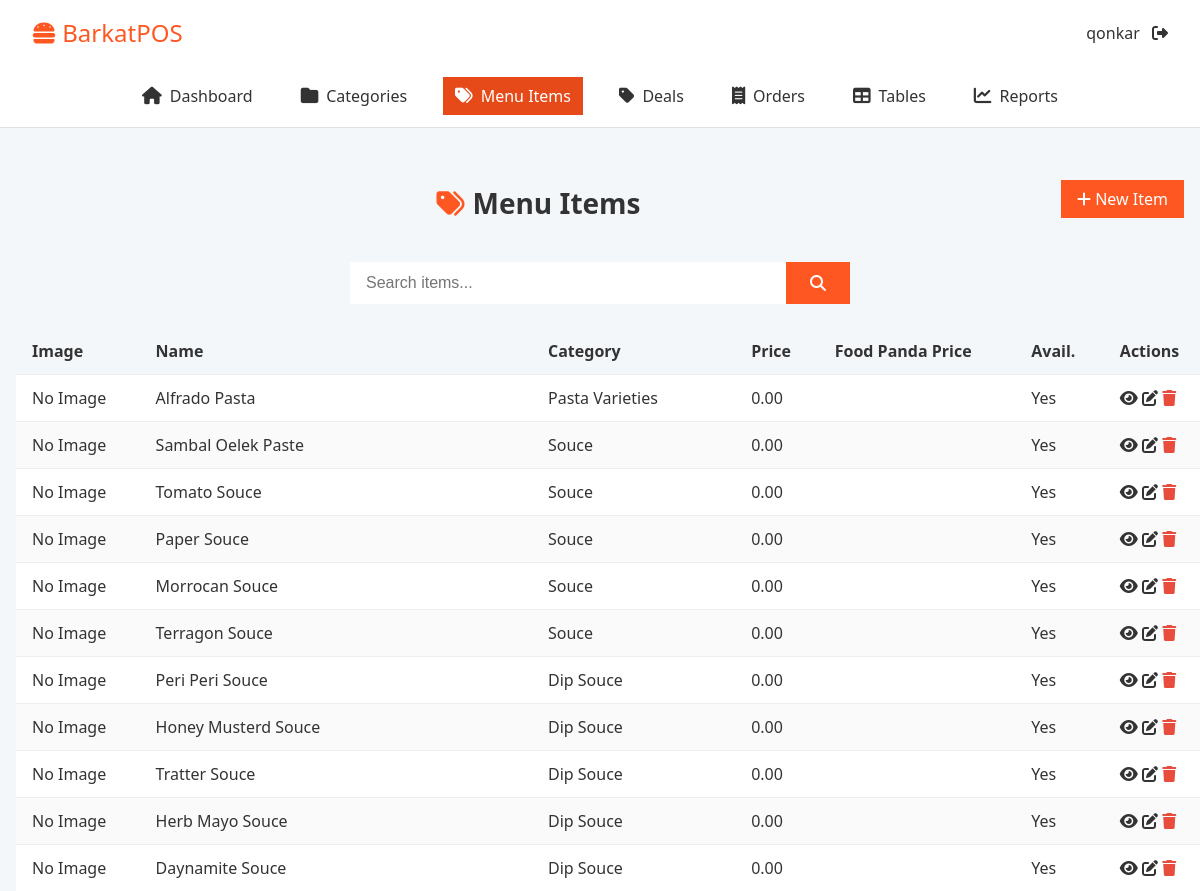
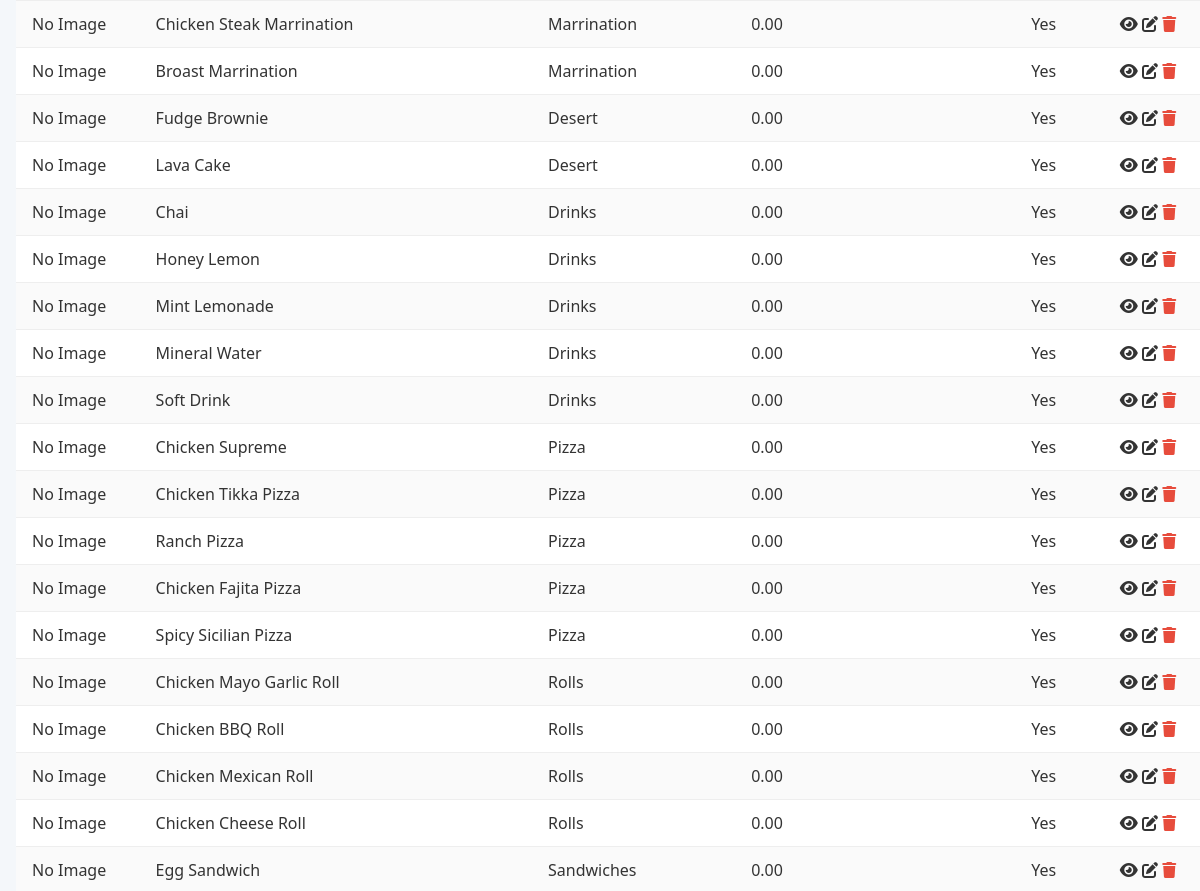
Page /menu-items/ (signed in, upper part) on the earlier database version (2 pictures, top to bottom).
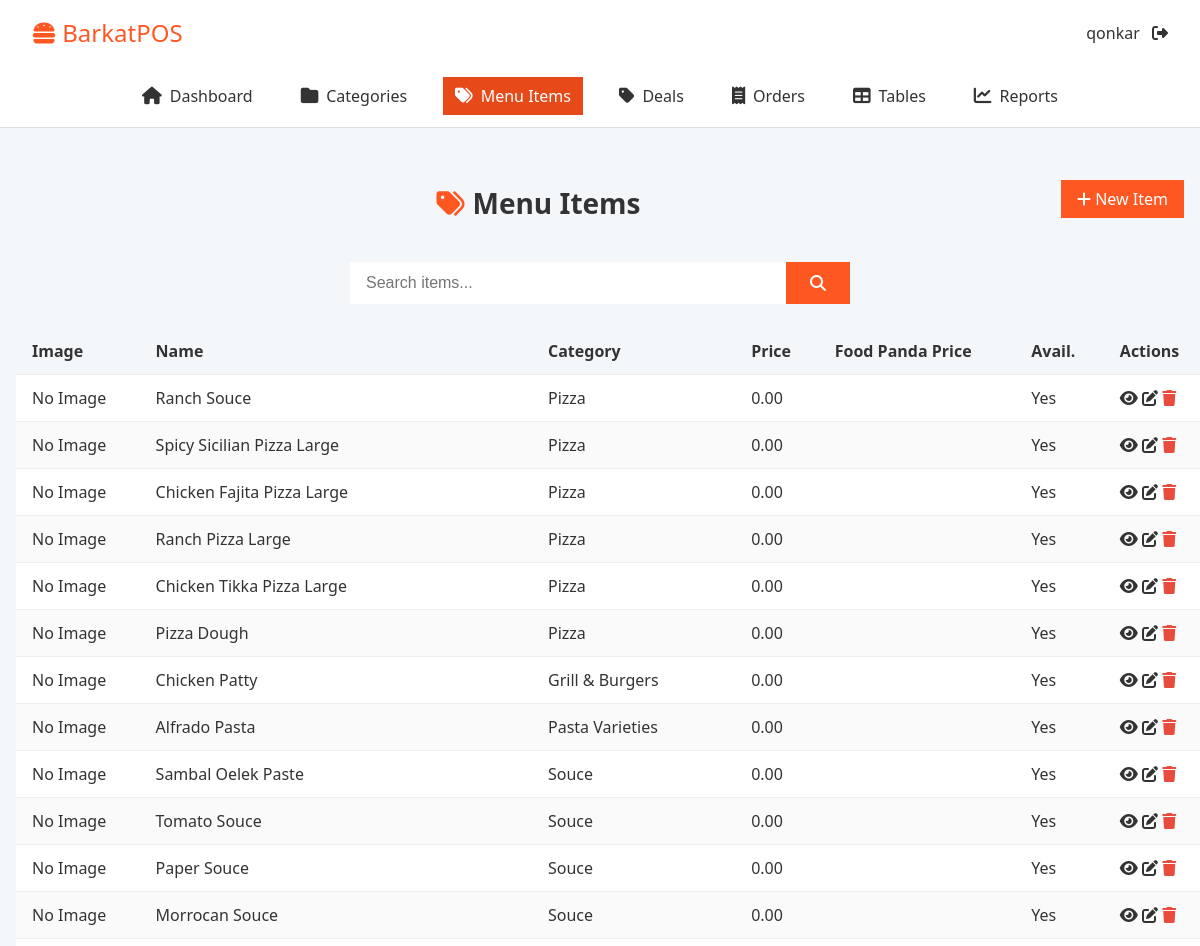
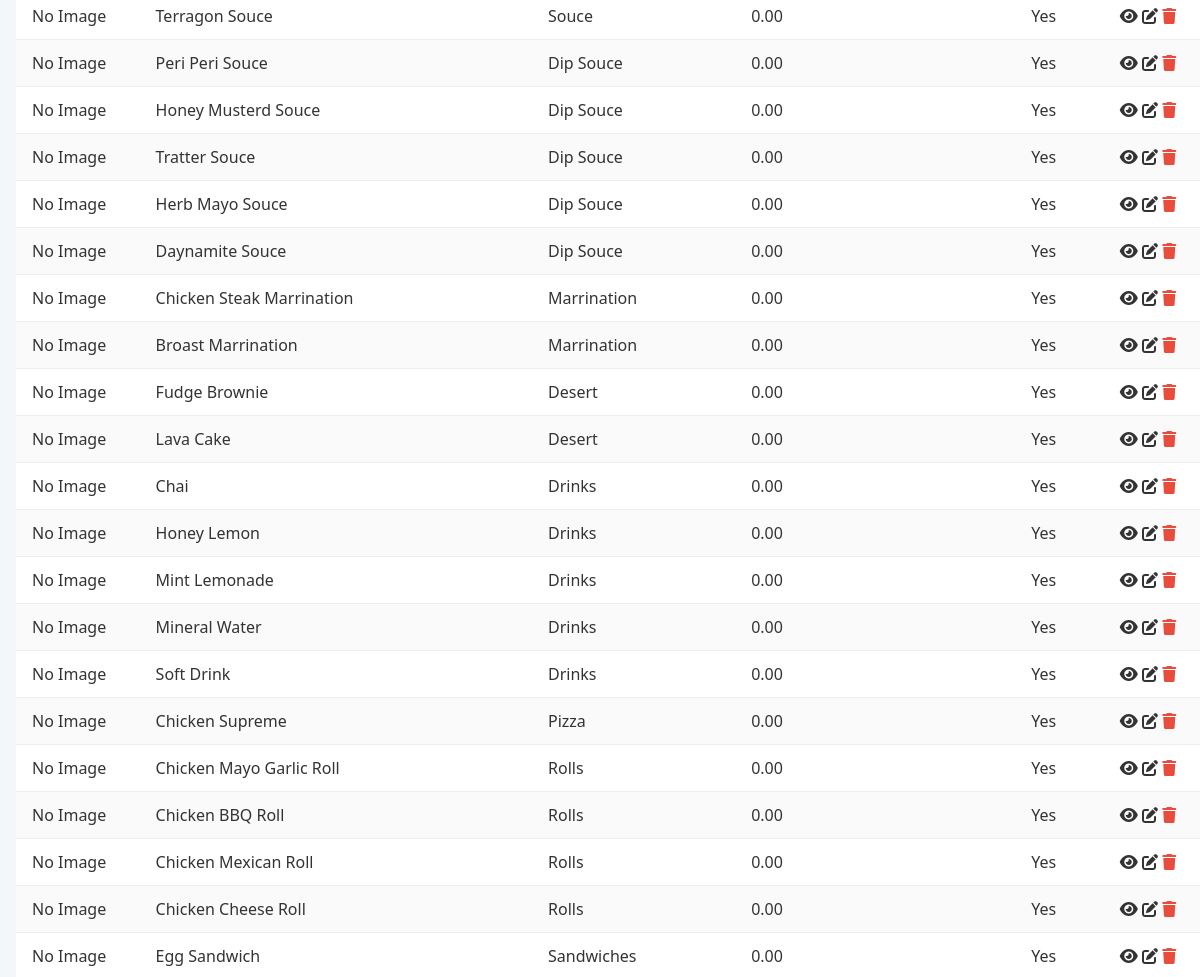
Same page on the later database version (2 pictures, top to bottom).
### core/models.py (models this page shows, shortened)
class MenuItem(models.Model):
    category = models.ForeignKey(Category, on_delete=models.PROTECT, related_name='items')
    name = models.CharField(max_length=150)
    description = models.TextField(blank=True)
    price = models.DecimalField(max_digits=10, decimal_places=2, default=0)
    cost_price    = models.DecimalField(
                       max_digits=10,
                       decimal_places=2,
                       default=0,
                       help_text="Auto‑calculated from recipe"
    )
    food_panda_price = models.DecimalField(max_digits=10, decimal_places=2, null=True, blank=True)
    is_available = models.BooleanField(default=True)
    image = models.ImageField(upload_to='menu_items/', blank=True, null=True)
    created_at = models.DateTimeField(auto_now_add=True)
    updated_at = models.DateTimeField(auto_now=True)

class Category(models.Model):
    name = models.CharField(max_length=100, unique=True)
    description = models.TextField(blank=True)
    created_at = models.DateTimeField(auto_now_add=True)
    updated_at = models.DateTimeField(auto_now=True)
    class Meta:
        verbose_name_plural = "Categories"

### core/views.py (the view)
# urls.py: path('menu-items/', MenuItemListView.as_view(), name='menuitem_list'),
class MenuItemListView(LoginRequiredMixin, ListView):
    model = MenuItem
    template_name = 'menu_items/menuitem_list.html'
    context_object_name = 'items'
    def get_queryset(self):
        qs = super().get_queryset().select_related('category').order_by('-updated_at')
        q = self.request.GET.get('q')
        return qs.filter(name__icontains=q) if q else qs

### core/templates/menu_items/menuitem_list.html (shortened to what this page needs)
{% extends 'base.html' %}
{% block content %}
<div class="page-header">
  <h1>Menu Items</h1>
  <a href="{% url 'menuitem_create' %}" class="btn">
    <i class="fa fa-plus"></i> New Item
  </a>
</div>
<form class="search-bar">
  <input name="q" placeholder="Search items..." value="{{ request.GET.q }}">
  <button type="submit"><i class="fa fa-search"></i></button>
</form>
<table class="table">
  <thead>
    <tr>
      <th>Image</th><th>Name</th><th>Category</th>
      <th>Price</th><th>Food Panda Price</th><th>Avail.</th><th>Actions</th>
    </tr>
  </thead>
  <tbody>
    {% for item in items %}
    <tr id="item-{{ item.pk }}">
      <td>
        {% if item.image %}
          <img src="{{ item.image.url }}" width="50">
        {% else %}
          <span>No Image</span>
        {% endif %}
      </td>
      <td>{{ item.name }}</td>
      <td>{{ item.category.name }}</td>
      <td>{{ item.price }}</td>
      <td>{{ item.food_panda_price|default:"" }}</td>
      <td>{{ item.is_available|yesno:'Yes,No' }}</td>
      <td>
        <a href="{% url 'menuitem_detail' item.pk %}">
          <i class="fa fa-eye"></i>
        </a>
        <a href="{% url 'menuitem_edit' item.pk %}">
          <i class="fa fa-edit"></i>
        </a>
        <button class="btn-delete" data-url="{% url 'menuitem_delete' item.pk %}">
          <i class="fa fa-trash"></i>
        </button>
      </td>
    </tr>
    {% empty %}
    <tr><td colspan="7">No items.</td></tr>
    {% endfor %}
  </tbody>
</table>
{% endblock %}

Differences in the rows shown:
added MenuItem: image "No Image", name "Ranch Souce", category.name "Pizza", price "0.00", is_available "Yes"
changed MenuItem: name "Spicy Sicilian Pizza" → "Spicy Sicilian Pizza Large"; moves up the list
changed MenuItem: name "Chicken Fajita Pizza" → "Chicken Fajita Pizza Large"; moves up the list
changed MenuItem: name "Ranch Pizza" → "Ranch Pizza Large"; moves up the list
changed MenuItem: name "Chicken Tikka Pizza" → "Chicken Tikka Pizza Large"; moves up the list
added MenuItem: image "No Image", name "Pizza Dough", category.name "Pizza", price "0.00", is_available "Yes"
added MenuItem: image "No Image", name "Chicken Patty", category.name "Grill & Burgers", price "0.00", is_available "Yes"
